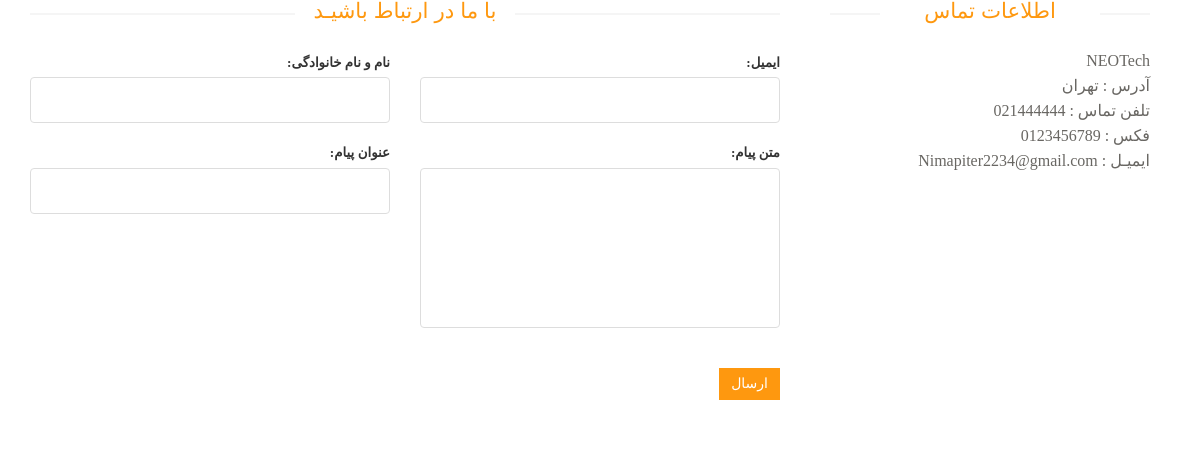
/contact_us/, run on the app's committed database.
### site_module/models.py (models this page shows, shortened)
class SiteSetting(models.Model):
    site_name = models.CharField(max_length=200,verbose_name='نام سایت')
    site_url = models.CharField(max_length=200,verbose_name='دامنه سایت')
    address = models.CharField(max_length=200,verbose_name='آدرس')
    phone = models.CharField(max_length=200,null=True,blank=True,verbose_name='تلفن')
    fax = models.CharField(max_length=200,null=True,blank=True,verbose_name='فکس')
    email = models.CharField(max_length=200,null=True,blank=True,verbose_name='ایمیل')
    copy_right = models.TextField(verbose_name='متن کپی رایت سایت')
    about_us_text = models.TextField(verbose_name='متن درباره ما')
    site_logo = models.ImageField(upload_to='images/site-settings/',verbose_name='لوگو سایت')
    is_main_setting = models.BooleanField(verbose_name='تنظیمات اصلی')
    class Meta:
        verbose_name = 'تنظیمات سایت'
        verbose_name_plural = 'تنظیمات'

### contact_module/views.py (the view)
# urls.py: path('',views.ContactUsView.as_view(), name='contact_us_page'),
class ContactUsView(CreateView):
    template_name = 'contact_module/contact_us_page.html'
    form_class = ContactUsModelForm
    success_url = '/contact_us/'
    def get_context_data(self,*args,**kwargs):
        context = super(ContactUsView, self).get_context_data(*args,**kwargs)
        setting : SiteSetting = SiteSetting.objects.filter(is_main_setting=True).first()
        context['site_setting'] = setting
        return context

### contact_module/templates/contact_module/contact_us_page.html (shortened to what this page needs)
{% extends 'shared/layout.html' %}
{% block content %}
	<div id="contact-page" class="container">
    	<div class="bg">
    		<div class="row">
	    		<div class="col-sm-8">
	    			<div class="contact-form">
	    				<h2 class="title text-center">با ما در ارتباط باشیـد</h2>
				    	<form id="main-contact-form" class="contact-form row" action='{% url 'contact_us_page' %}' method="post">
                            {% for field in form %}
                                <div class="col-md-6 form-group">
                                    {{field.label_tag }}
                                    {{field }}
                                </div>
                            {% endfor %}
				            <div class="form-group col-md-12">
                                <button type="submit" class="btn btn-primary pull-right" >ارسال</button>
				            </div>
				        </form>
	    			</div>
	    		</div>
	    		<div class="col-sm-4">
	    			<div class="contact-info">
	    				<h2 class="title text-center">اطلاعات تماس</h2>
	    				<address>
	    					<p>{{ site_setting.site_name }}</p>
							<p> آدرس : {{ site_setting.address }}</p>
							<p> تلفن تماس : {{ site_setting.phone }}   </p>
                            {% if site_setting.fax %}
                            	<p> فکس : {{ site_setting.fax }}</p>
                            {% endif %}
                            {% if site_setting.email %}
                            	<p style="font-family: tahoma,serif;">ایمیـل : {{ site_setting.email }}</p>
                            {% endif %}
	    				</address>
	    			</div>
    			</div>
	    	</div>
    	</div>
    </div>
{% endblock %}

### static/css/main.css (style rules this page uses)
body { font-family: 'BYekan'; font-size: 10pt; position: relative; font-weight: normal; direction: rtl; }
h1, h2, h3, h4, h5, h6 { font-family: 'BYekan', sans-serif; }
.left-sidebar h2:after, h2.title:after { content: " "; position: absolute; border: 1px solid #f5f5f5; bottom:8px; right: 0; width: 100%; height: 0; z-index: -2; }
h2.title:before { content: " "; position: absolute; background: #fff; bottom: -6px; width: 220px; height: 30px; z-index: -1; right: 50%; margin-right: -110px; }
h2.title { color: #FE980F; font-family: 'BYekan', sans-serif; font-size: 16pt; font-weight: 400; margin: 0 15px; text-transform: uppercase; margin-bottom: 30px; position: relative; }
.bg h2.title { margin-right:0; margin-left:0; margin-top: 0; }
.chose_area input, select, textarea { background: #F0F0E9; border:0; color: #696763; padding: 6px; width: 100%; border-radius: 0; resize: none }
.btn.btn-primary { background:#FE980F; border: 0 none; border-radius: 0; margin-top: 16px; }
.contact-form .form-group { margin-bottom: 20px; }
#contact-page .form-control { background-color: #fff; border: 1px solid #ddd; color: #696763; height: 46px; padding: 6px 12px; width: 100%; font-size: 16px; border-radius: 4px; box-shadow:inherit; }
#contact-page #message { height:160px; resize:none; }
#main-contact-form .btn-primary { margin-bottom: 15px; margin-top: 20px; }
#contact-page .contact-info { padding: 0 20px; }
#contact-page .contact-info address { margin-bottom: 40px; margin-top: -5px; }
#contact-page .contact-info p { margin-bottom: 0; color: #696763; font-size: 16px; line-height: 25px; }

### data on the page
SiteSetting: site_name "NEOTech", address "تهران", phone "021444444", fax "0123456789", email "Nimapiter2234@gmail.com"

### other printed values
{{ field.label_tag }} "نام و نام خانوادگی:" "ایمیل:" "عنوان پیام:" "متن پیام:"
